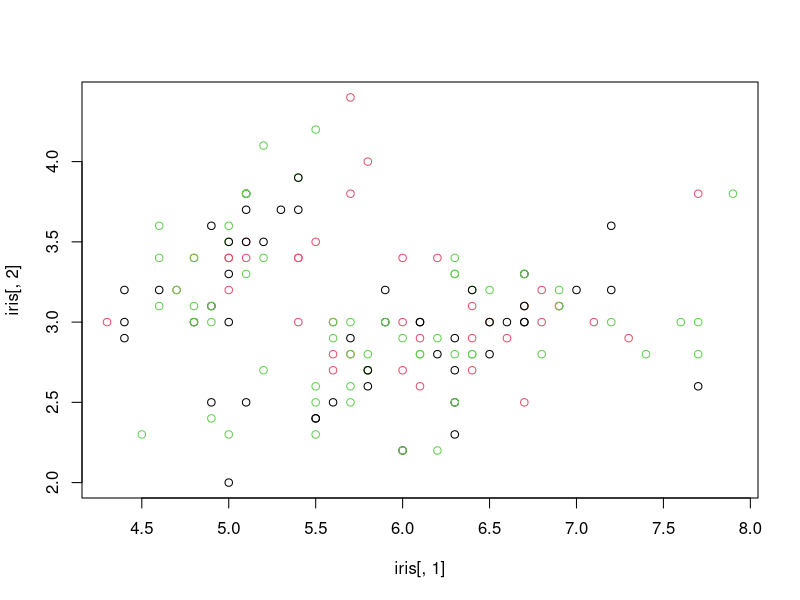

R code for this plot:
data("iris")
ls()
# random starting point
clusters <- sample(c(1,2,3), nrow(iris), replace = TRUE)
plot(iris[,1], iris[,2], col = clusters)
